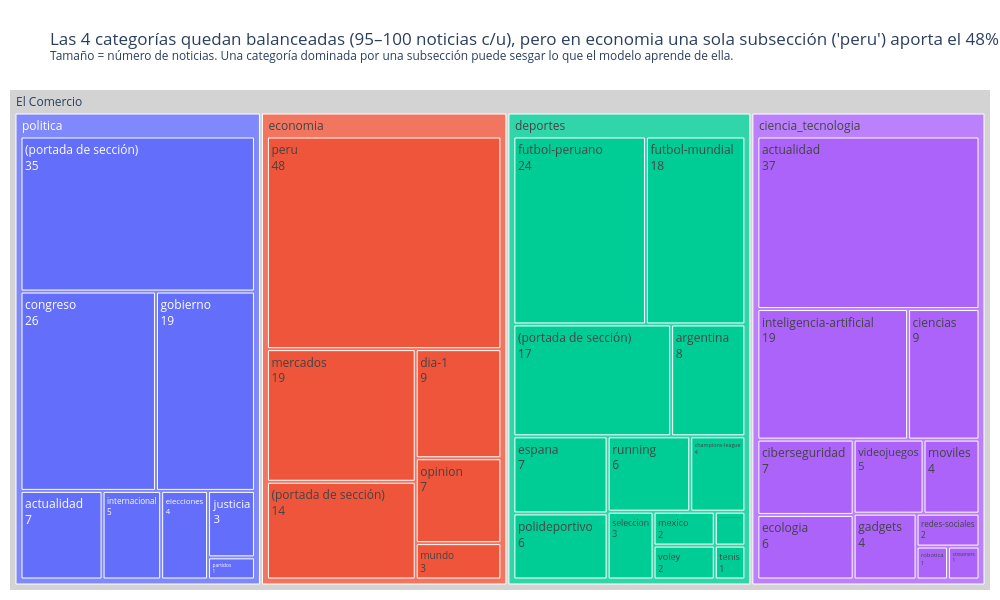

The cell this chart's notebook holds for it:
### Markdown cell above
### Gráfico 1 — Composición del dataset por categoría y subsección

### Code cell
por_cat = df["etiqueta"].value_counts()
top_sub = (df.groupby(["etiqueta", "subseccion_g"]).size().rename("n").reset_index()
           .sort_values("n", ascending=False).drop_duplicates("etiqueta").set_index("etiqueta"))
top_sub["peso"] = top_sub["n"] / por_cat
cat_conc = top_sub["peso"].idxmax()

titulo = (f"Las 4 categorías quedan balanceadas ({por_cat.min()}–{por_cat.max()} noticias c/u), pero en {cat_conc} "
          f"una sola subsección ('{top_sub.loc[cat_conc, 'subseccion_g']}') aporta el {top_sub.loc[cat_conc, 'peso']:.0%}"
          "<br><sup>Tamaño = número de noticias. Una categoría dominada por una subsección puede sesgar lo que el modelo aprende de ella.</sup>")
fig = px.treemap(df, path=[px.Constant(MEDIO), "etiqueta", "subseccion_g"], title=titulo, height=600)
fig.update_traces(textinfo="label+value", root_color="lightgrey")
fig.update_layout(margin=dict(t=90, l=10, r=10, b=10))
fig.show()

### Figure 1 — Plotly figure (JSON) as saved in the notebook; plotly's stock layout.template omitted (floating-point values rounded to 4 significant figures)
{"data": [{"branchvalues": "total", "domain": {"x": [0, 1], "y": [0, 1]}, "hovertemplate": "labels=%{label}<br>count=%{value}<br>parent=%{parent}<br>id=%{id}<extra></extra>", "ids": ["El Comercio/deportes/futbol-peruano", "El Comercio/politica/(portada de sección)", "El Comercio/deportes/mexico", "El Comercio/deportes/argentina", "El Comercio/deportes/futbol-mundial", "El Comercio/deportes/espana", "El Comercio/economia/mercados", "El Comercio/deportes/(portada de sección)", "El Comercio/economia/(portada de sección)", "El Comercio/economia/peru", "El Comercio/politica/gobierno", "El Comercio/politica/congreso", "El Comercio/ciencia_tecnologia/ciberseguridad", "El Comercio/politica/partidos", "El Comercio/ciencia_tecnologia/actualidad", "El Comercio/deportes/polideportivo", "El Comercio/ciencia_tecnologia/moviles", "El Comercio/politica/actualidad", "El Comercio/ciencia_tecnologia/inteligencia-artificial", "El Comercio/deportes/seleccion", "El Comercio/deportes/voley", "El Comercio/ciencia_tecnologia/videojuegos", "El Comercio/politica/internacional", "El Comercio/ciencia_tecnologia/ecologia", "El Comercio/deportes/running", "El Comercio/economia/opinion", "El Comercio/economia/mundo", "El Comercio/economia/dia-1", "El Comercio/politica/justicia", "El Comercio/deportes/peruanos-en-el-mundo", "El Comercio/ciencia_tecnologia/robotica", "El Comercio/deportes/tenis", "El Comercio/ciencia_tecnologia/redes-sociales", "El Comercio/ciencia_tecnologia/ciencias", "El Comercio/politica/elecciones", "El Comercio/deportes/champions-league", "El Comercio/ciencia_tecnologia/gadgets", "El Comercio/ciencia_tecnologia/streamers", "El Comercio/deportes", "El Comercio/politica", "El Comercio/economia", "El Comercio/ciencia_tecnologia", "El Comercio"], "labels": ["futbol-peruano", "(portada de sección)", "mexico", "argentina", "futbol-mundial", "espana", "mercados", "(portada de sección)", "(portada de sección)", "peru", "gobierno", "congreso", "ciberseguridad", "partidos", "actualidad", "polideportivo", "moviles", "actualidad", "inteligencia-artificial", "seleccion", "voley", "videojuegos", "internacional", "ecologia", "running", "opinion", "mundo", "dia-1", "justicia", "peruanos-en-el-mundo", "robotica", "tenis", "redes-sociales", "ciencias", "elecciones", "champions-league", "gadgets", "streamers", "deportes", "politica", "economia", "ciencia_tecnologia", "El Comercio"], "name": "", "parents": ["El Comercio/deportes", "El Comercio/politica", "El Comercio/deportes", "El Comercio/deportes", "El Comercio/deportes", "El Comercio/deportes", "El Comercio/economia", "El Comercio/deportes", "El Comercio/economia", "El Comercio/economia", "El Comercio/politica", "El Comercio/politica", "El Comercio/ciencia_tecnologia", "El Comercio/politica", "El Comercio/ciencia_tecnologia", "El Comercio/deportes", "El Comercio/ciencia_tecnologia", "El Comercio/politica", "El Comercio/ciencia_tecnologia", "El Comercio/deportes", "El Comercio/deportes", "El Comercio/ciencia_tecnologia", "El Comercio/politica", "El Comercio/ciencia_tecnologia", "El Comercio/deportes", "El Comercio/economia", "El Comercio/economia", "El Comercio/economia", "El Comercio/politica", "El Comercio/deportes", "El Comercio/ciencia_tecnologia", "El Comercio/deportes", "El Comercio/ciencia_tecnologia", "El Comercio/ciencia_tecnologia", "El Comercio/politica", "El Comercio/deportes", "El Comercio/ciencia_tecnologia", "El Comercio/ciencia_tecnologia", "El Comercio", "El Comercio", "El Comercio", "El Comercio", ""], "root": {"color": "lightgrey"}, "textinfo": "label+value", "type": "treemap", "values": [24, 35, 2, 8, 18, 7, 19, 17, 14, 48, 19, 26, 7, 1, 37, 6, 4, 7, 19, 3, 2, 5, 5, 6, 6, 7, 3, 9, 3, 1, 1, 1, 2, 9, 4, 4, 4, 1, 99, 100, 100, 95, 394]}], "layout": {"height": 600, "legend": {"tracegroupgap": 0}, "margin": {"b": 10, "l": 10, "r": 10, "t": 90}, "title": {"text": "Las 4 categorías quedan balanceadas (95–100 noticias c/u), pero en economia una sola subsección ('peru') aporta el 48%<br><sup>Tamaño = número de noticias. Una categoría dominada por una subsección puede sesgar lo que el modelo aprende de ella.</sup>"}, "width": 1000}}
